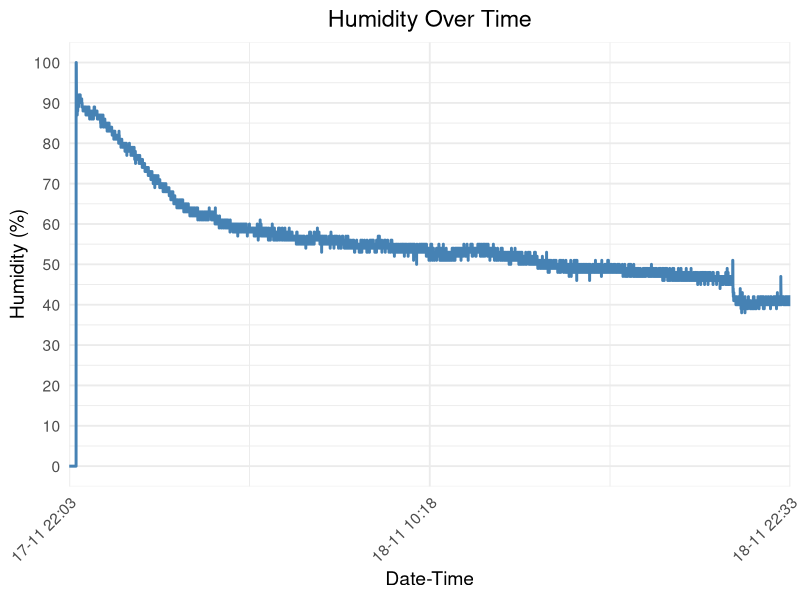

The R script that drew this image:
library(ggplot2)

data <- read.csv("output.csv", stringsAsFactors = FALSE)

data$date <- as.POSIXct(data$date, format="%Y-%m-%d %H:%M:%S")

days <- 1
daysInHours <- days*60*60

yMin <- floor(min(data$humidity) / 5) * 5
yMax <- ceiling(max(data$humidity) / 5) * 5

timeTicks = 3
xBreaks = seq(min(data$date), max(data$date), length.out = timeTicks)

plot <- ggplot(data, aes(x = date, y = humidity)) +
  geom_line(linewidth = 1, color = "steelblue") +
  scale_y_continuous(breaks = seq(yMin, yMax, by = 10),
                     limits = c(yMin, yMax)) +
  scale_x_datetime(date_labels = "%d-%m %H:%M",
		   breaks = xBreaks,
		   expand = expansion(mult = 0)) +
  labs(
    title = "Humidity Over Time",
    x = "Date-Time",
    y = "Humidity (%)"
  ) +
  theme_minimal(base_size = 14) +
  theme(
    plot.title = element_text(hjust = 0.5),
    axis.text.x = element_text(angle = 45, hjust = 1)
  )

ggsave("humidity_plot.png", plot = plot, width = 12, height = 6, dpi = 300)
